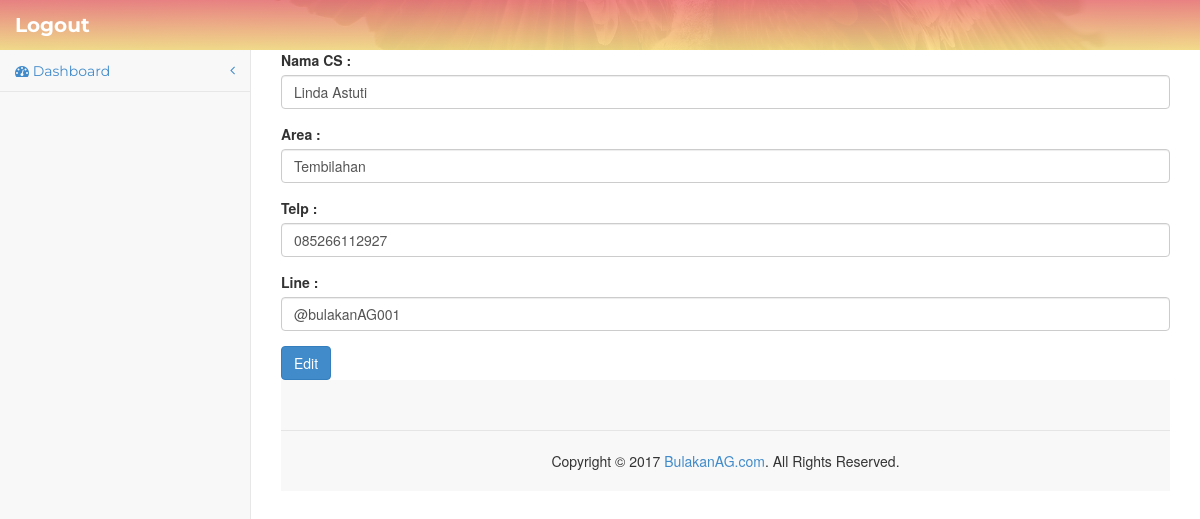
The app's page /Cs/update/1 with its own data.
### tables this page shows
CREATE TABLE `cs` (
  `id_cs` int(200) NOT NULL,
  `nama_cs` varchar(300) NOT NULL,
  `area` varchar(300) NOT NULL,
  `telp` varchar(300) NOT NULL,
  `line` varchar(30) NOT NULL
);

### application/controllers/Cs.php (called while the page is built, shortened)
<?php
class Cs extends CI_Controller
{
	function __construct()
	{
		$this->load->model('Cs_model');
	}
	function update($id)
	{
		$cs = $this->Cs_model->ambil_data_id($id);
		$data = array(
			'aksi' 			=> site_url('Cs/update_aksi'),
			'nama_cs' 	=> set_value('nama_cs',$cs->nama_cs),
			'area' 		=> set_value('area',$cs->area),
			'telp' 			=> set_value('telp',$cs->telp),
			'line' 		=> set_value('line',$cs->line),
			'id_cs' 	=> set_value('id_cs',$cs->id_cs),
			'button' 		=> 'Edit'
			);
		$this->load->view('Cs/Cs_form',$data);
	}
}
 ?>

### index.php (called while the page is built, shortened)
<?php
require_once BASEPATH.'core/CodeIgniter.php';

### application/models/Cs_model.php (called while the page is built, shortened)
<?php
class Cs_model extends CI_Model
{
	public $cs			= 'cs';
	public $id			= 'id_cs';
	function ambil_data_id($id)
	{
		$this->db->where($this->id,$id);
		return $this->db->get($this->cs)->row();
	}
}
 ?>

### application/views/Cs/Cs_form.php (the view, shortened to what this page needs)
<form action="<?php echo $aksi; ?>" method="POST">
	<div class="form-group">
		<label>Nama CS : </label>
		<input type="text" name="nama_cs" class="form-control" placeholder="Inputkan Nama"
		required value="<?php echo $nama_cs; ?>">
	</div>
	<div class="form-group">
		<label>Area : </label>
		<input type="text" name="area" class="form-control" placeholder="Inputkan Area"
		required value="<?php echo $area; ?>">
	</div>
	<div class="form-group">
		<label>Telp : </label>
		<input type="text" name="telp" class="form-control" placeholder="Inputkan No Telp"
		required value="<?php echo $telp; ?>">
	</div>
	<div class="form-group">
		<label>Line : </label>
		<input type="text" name="line" class="form-control" placeholder="Inputkan Line"
		required value="<?php echo $line; ?>">
	</div>
	<button class="btn btn-primary" type="submit"><?php echo $button; ?></button>
</form>

### assets/css/template.css (style rules this page uses)
html, body { line-height: 1.7; margin: 0; padding: 0; }
body { color: #999; font-size: 13px; font-weight: 400; overflow-x: hidden; position: relative; font-family: 'Roboto', sans-serif; }
ul, ul li, ol, ol li, p, form, input { margin: 0; padding: 0; }

### assets/css/sb-admin-2.css (style rules this page uses)
body { background-color: #f8f8f8; }

### records on screen
cs: nama_cs "Linda Astuti", area "Tembilahan", telp "085266112927", line "@bulakanAG001"

### other values on screen
$button "Edit"
